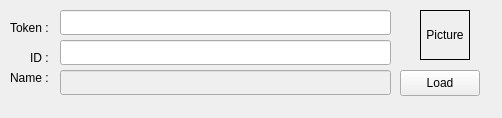
<?xml version="1.0" encoding="UTF-8"?>
<ui version="4.0">
 <class>GetProfile</class>
 <widget class="QMainWindow" name="GetProfile">
  <property name="geometry">
   <rect>
    <x>0</x>
    <y>0</y>
    <width>502</width>
    <height>118</height>
   </rect>
  </property>
  <property name="windowTitle">
   <string>GetProfile</string>
  </property>
  <widget class="QWidget" name="centralWidget">
   <widget class="QLabel" name="labelName">
    <property name="geometry">
     <rect>
      <x>10</x>
      <y>70</y>
      <width>41</width>
      <height>16</height>
     </rect>
    </property>
    <property name="text">
     <string>Name :</string>
    </property>
   </widget>
   <widget class="QLineEdit" name="nameEdit">
    <property name="enabled">
     <bool>false</bool>
    </property>
    <property name="geometry">
     <rect>
      <x>60</x>
      <y>70</y>
      <width>331</width>
      <height>25</height>
     </rect>
    </property>
   </widget>
   <widget class="QLabel" name="labelPicture">
    <property name="geometry">
     <rect>
      <x>420</x>
      <y>10</y>
      <width>50</width>
      <height>50</height>
     </rect>
    </property>
    <property name="minimumSize">
     <size>
      <width>50</width>
      <height>50</height>
     </size>
    </property>
    <property name="frameShape">
     <enum>QFrame::Box</enum>
    </property>
    <property name="midLineWidth">
     <number>1</number>
    </property>
    <property name="text">
     <string>Picture</string>
    </property>
    <property name="alignment">
     <set>Qt::AlignCenter</set>
    </property>
   </widget>
   <widget class="QPushButton" name="pushButton">
    <property name="geometry">
     <rect>
      <x>400</x>
      <y>70</y>
      <width>80</width>
      <height>26</height>
     </rect>
    </property>
    <property name="text">
     <string>Load</string>
    </property>
   </widget>
   <widget class="QLabel" name="facebookid">
    <property name="geometry">
     <rect>
      <x>30</x>
      <y>50</y>
      <width>21</width>
      <height>16</height>
     </rect>
    </property>
    <property name="text">
     <string>ID :</string>
    </property>
   </widget>
   <widget class="QLabel" name="token">
    <property name="geometry">
     <rect>
      <x>10</x>
      <y>20</y>
      <width>51</width>
      <height>16</height>
     </rect>
    </property>
    <property name="text">
     <string>Token :</string>
    </property>
   </widget>
   <widget class="QLineEdit" name="tokenEdit">
    <property name="geometry">
     <rect>
      <x>60</x>
      <y>10</y>
      <width>331</width>
      <height>25</height>
     </rect>
    </property>
   </widget>
   <widget class="QLineEdit" name="idEdit">
    <property name="geometry">
     <rect>
      <x>60</x>
      <y>40</y>
      <width>331</width>
      <height>25</height>
     </rect>
    </property>
   </widget>
  </widget>
 </widget>
 <layoutdefault spacing="6" margin="11"/>
 <resources/>
 <connections/>
</ui>
